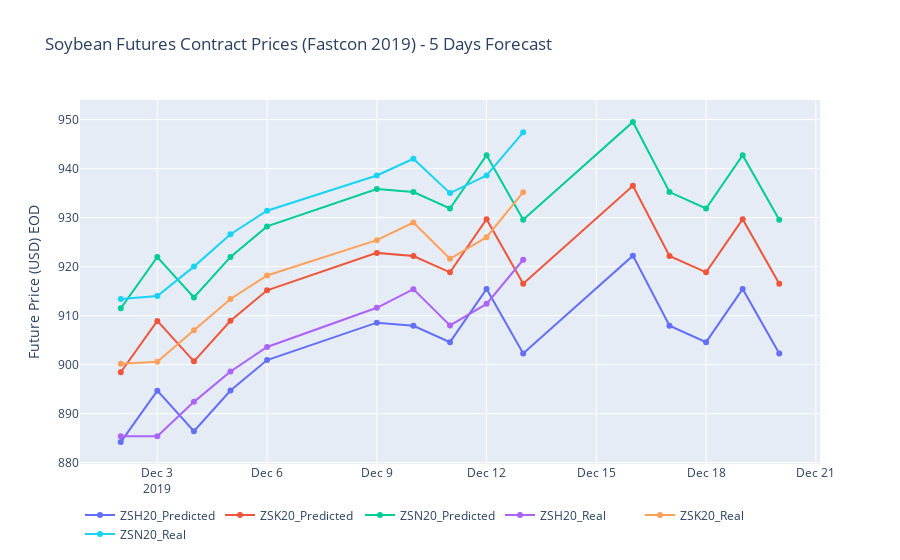

The code cell stored with this chart in its notebook:
### Markdown cell above
**Note-**
- RMSE - Possible error above and below mean regression line
- R Squared - Explains predictions correlation with predictor causal factors (0 to 1 inclusive)

### Code cell
## Visualization libraries

import plotly.tools as tls
import plotly.offline as py
from plotly.offline import download_plotlyjs, init_notebook_mode, plot, iplot
init_notebook_mode(connected=True)
import plotly.graph_objs as go
from collections import Counter

from plotly.offline import download_plotlyjs, init_notebook_mode, plot, iplot
init_notebook_mode(connected=True)
#Generic price change plot line comparison
fig = go.Figure()

cols = list(df)
unwanted_col = {"Date", 'Date_mar', 'Date_may'} 
  
cols = [ele for ele in cols if ele not in unwanted_col] 

data = []
for col_name in cols:
    
    data.append(go.Scatter(x=df['Date'].dt.strftime(date_format='%Y-%m-%d'), y=df[col_name],
                    #mode='lines',
                    name=col_name))
    #pdb.set_trace()
layout = go.Layout(dict(title = "Soybean Futures Contract Prices (Fastcon 2019) - 5 Days Forecast",
                  xaxis = dict(title = ''),
                  yaxis = dict(title = 'Future Price (USD) EOD'),
                  ),legend=dict(
                orientation="h"))


py.iplot(dict(data=data, layout=layout), filename='basic-line', image_width=1200,
    image_height=800)

### Figure 1 — Plotly figure (JSON) as saved in the notebook; plotly's stock layout.template omitted (floating-point values rounded to 4 significant figures)
{"data": [{"name": "ZSH20_Predicted", "type": "scatter", "x": ["2019-12-02", "2019-12-03", "2019-12-04", "2019-12-05", "2019-12-06", "2019-12-09", "2019-12-10", "2019-12-11", "2019-12-12", "2019-12-13", "2019-12-16", "2019-12-17", "2019-12-18", "2019-12-19", "2019-12-20"], "y": [884.2, 894.7, 886.4, 894.7, 900.9, 908.6, 907.9, 904.6, 915.4, 902.3, 922.2, 907.9, 904.6, 915.4, 902.3]}, {"name": "ZSK20_Predicted", "type": "scatter", "x": ["2019-12-02", "2019-12-03", "2019-12-04", "2019-12-05", "2019-12-06", "2019-12-09", "2019-12-10", "2019-12-11", "2019-12-12", "2019-12-13", "2019-12-16", "2019-12-17", "2019-12-18", "2019-12-19", "2019-12-20"], "y": [898.4, 908.9, 900.7, 908.9, 915.2, 922.8, 922.2, 918.8, 929.7, 916.5, 936.5, 922.2, 918.8, 929.7, 916.5]}, {"name": "ZSN20_Predicted", "type": "scatter", "x": ["2019-12-02", "2019-12-03", "2019-12-04", "2019-12-05", "2019-12-06", "2019-12-09", "2019-12-10", "2019-12-11", "2019-12-12", "2019-12-13", "2019-12-16", "2019-12-17", "2019-12-18", "2019-12-19", "2019-12-20"], "y": [911.5, 922.0, 913.7, 922.0, 928.2, 935.8, 935.2, 931.9, 942.7, 929.6, 949.5, 935.2, 931.9, 942.7, 929.6]}, {"name": "ZSH20_Real", "type": "scatter", "x": ["2019-12-02", "2019-12-03", "2019-12-04", "2019-12-05", "2019-12-06", "2019-12-09", "2019-12-10", "2019-12-11", "2019-12-12", "2019-12-13", "2019-12-16", "2019-12-17", "2019-12-18", "2019-12-19", "2019-12-20"], "y": [885.4, 885.4, 892.4, 898.6, 903.6, 911.6, 915.4, 908, 912.4, 921.4, null, null, null, null, null]}, {"name": "ZSK20_Real", "type": "scatter", "x": ["2019-12-02", "2019-12-03", "2019-12-04", "2019-12-05", "2019-12-06", "2019-12-09", "2019-12-10", "2019-12-11", "2019-12-12", "2019-12-13", "2019-12-16", "2019-12-17", "2019-12-18", "2019-12-19", "2019-12-20"], "y": [900.2, 900.6, 907, 913.4, 918.2, 925.4, 929, 921.6, 926, 935.2, null, null, null, null, null]}, {"name": "ZSN20_Real", "type": "scatter", "x": ["2019-12-02", "2019-12-03", "2019-12-04", "2019-12-05", "2019-12-06", "2019-12-09", "2019-12-10", "2019-12-11", "2019-12-12", "2019-12-13", "2019-12-16", "2019-12-17", "2019-12-18", "2019-12-19", "2019-12-20"], "y": [913.4, 914, 920, 926.6, 931.4, 938.6, 942, 935, 938.6, 947.4, null, null, null, null, null]}], "layout": {"legend": {"orientation": "h"}, "title": {"text": "Soybean Futures Contract Prices (Fastcon 2019) - 5 Days Forecast"}, "xaxis": {"title": {"text": ""}}, "yaxis": {"title": {"text": "Future Price (USD) EOD"}}}}
